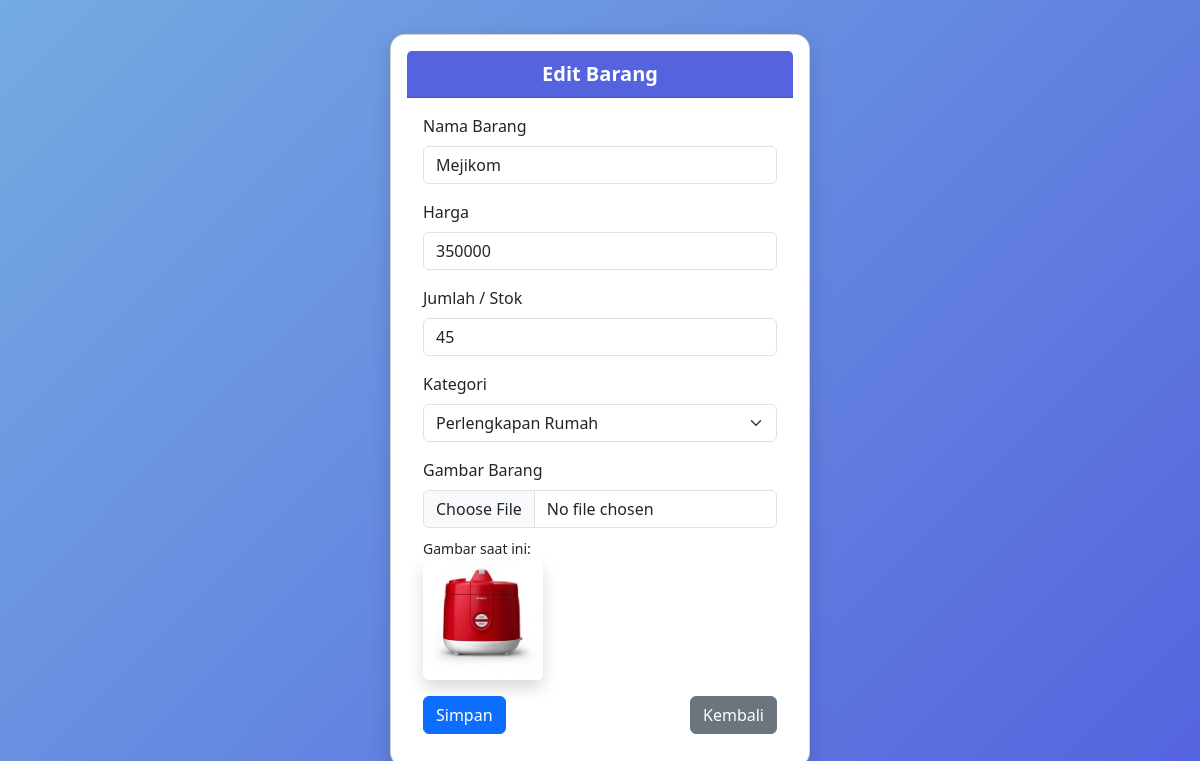
The app's page /view/edit_barang.php?id=14 (signed in) with its own data.
### tables this page shows
CREATE TABLE `barang` (
  `id` int NOT NULL,
  `nama` varchar(100) DEFAULT NULL,
  `harga` int DEFAULT NULL,
  `jumlah` int DEFAULT NULL,
  `kategori` varchar(50) NOT NULL,
  `gambar` varchar(255) DEFAULT NULL,
  `id_kategori` int DEFAULT NULL,
  `stok_minimum` int DEFAULT '5'
);

### view/edit_barang.php (the view, shortened to what this page needs)
<?php
include "../conn/koneksi.php";
$id = intval($_GET['id']);
$q = $mysqli->query("SELECT * FROM barang WHERE id = $id");
$data = $q->fetch_assoc();
?>
<!DOCTYPE html>
<html>
<head>
    <link href="https://cdn.jsdelivr.net/npm/bootstrap@5.3.8/dist/css/bootstrap.min.css" rel="stylesheet">
</head>
<body>
    <div class="card p-3">
        <div class="card-header">Edit Barang</div>
        <div class="card-body">
            <form action="../proses/proses_edit.php" method="POST" enctype="multipart/form-data">
                <div class="mb-3">
                    <label class="form-label">Nama Barang</label>
                    <input type="text" class="form-control" name="nama" value="<?= $data['nama'] ?>" required>
                </div>
                <div class="mb-3">
                    <label class="form-label">Harga</label>
                    <input type="number" class="form-control" name="harga" value="<?= $data['harga'] ?>" required>
                </div>
                <div class="mb-3">
                    <label class="form-label">Jumlah / Stok</label>
                    <input type="number" class="form-control" name="jumlah" value="<?= $data['jumlah'] ?>" required>
                </div>
                <div class="mb-3">
                    <label class="form-label">Kategori</label>
                    <select class="form-select" name="kategori" required>
                        <option value="perlengkapan" <?= $data['kategori'] == "perlengkapan" ? "selected" : "" ?>>Perlengkapan
                            Rumah</option>
                    </select>
                </div>
                <div class="mb-3">
                    <label class="form-label">Gambar Barang</label>
                    <input type="file" class="form-control" name="gambar" accept="image/*">
                    <div class="mt-2">
                        <small>Gambar saat ini:</small><br>
                        <img src="../uploads/<?= $data['gambar'] ?>" width="120" class="rounded shadow">
                    </div>
                </div>
                <div class="d-flex justify-content-between">
                    <button type="submit" name="update" class="btn btn-primary">Simpan</button>
                    <a href="../index.php" class="btn btn-secondary">Kembali</a>
                </div>
            </form>
        </div>
    </div>
</body>
</html>

### view/edit_barang.php (style rules this page uses)
body { background: linear-gradient(135deg, #74ABE2, #5563DE); height: 100vh; display: flex; justify-content: center; align-items: center; }
.card { width: 420px; border-radius: 15px; box-shadow: 0 6px 20px rgba(0, 0, 0, 0.15); }
.card-header { background: #5563DE; color: white; text-align: center; font-size: 20px; font-weight: bold; }

### records on screen
barang: nama "Mejikom", harga "350000", jumlah "45", kategori "Perlengkapan Rumah", gambar (picture)
